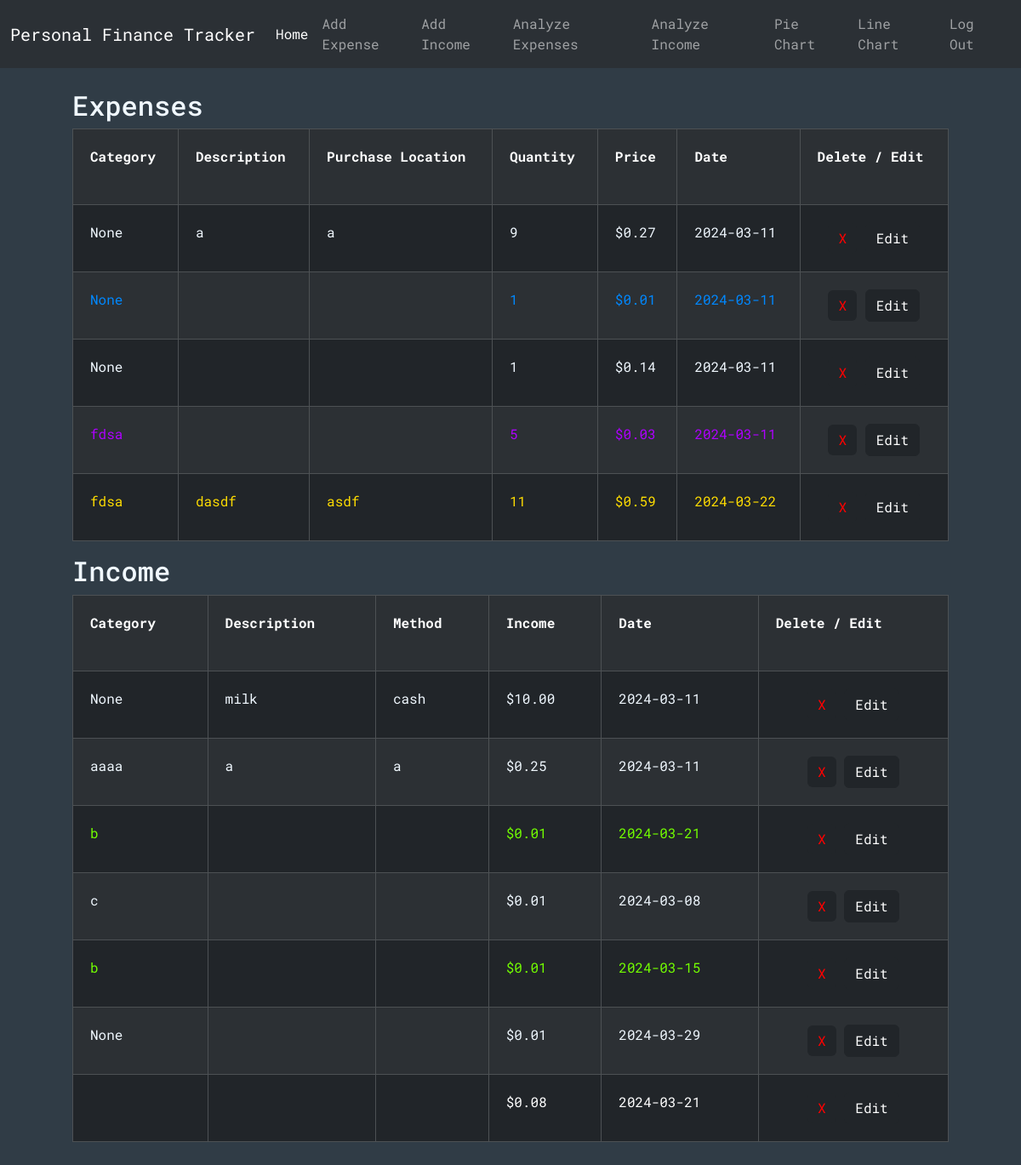
Page / (signed in) on the earlier database version.
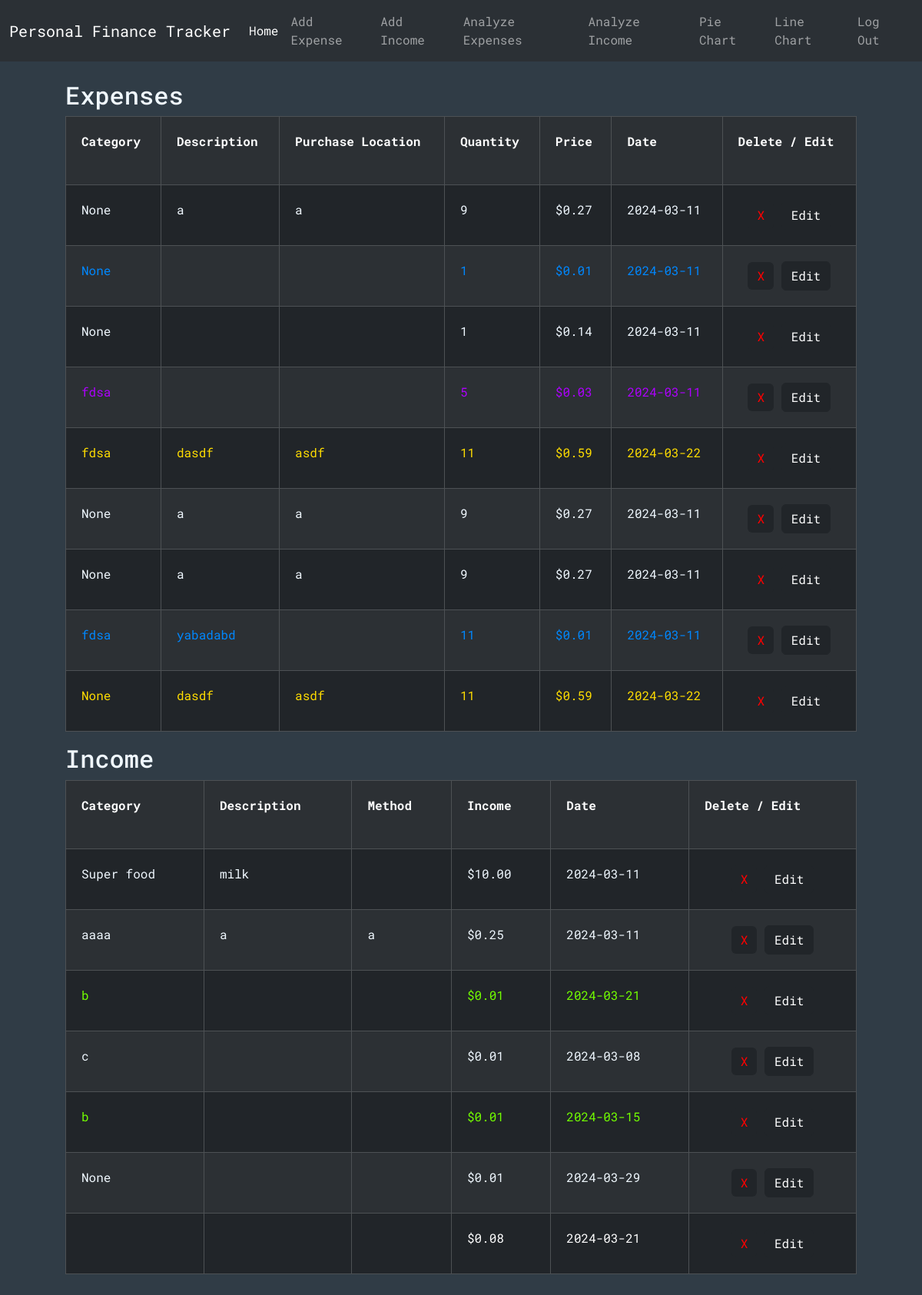
Same page on the later database version.
### tables this page shows
CREATE TABLE expenses (id INTEGER PRIMARY KEY, user_id INTEGER NOT NULL, category TEXT, description TEXT, purchaseLocation TEXT, quantity INTEGER NOT NULL, price NUMERIC NOT NULL, date TEXT NOT NULL, color TEXT, FOREIGN KEY (user_id) REFERENCES users(id));

CREATE TABLE incomes (id INTEGER PRIMARY KEY, user_id INTEGER NOT NULL, category TEXT, description TEXT, method TEXT, income NUMERIC NOT NULL, date TEXT NOT NULL, color TEXT, FOREIGN KEY (user_id) REFERENCES users(id));

### app.py (the view)
@app.route("/")
@login_required
def index():
    conn = get_db_connection()
    exps = conn.execute("SELECT * FROM expenses WHERE user_id = ?", (session["user_id"],)).fetchall()
    inc = conn.execute("SELECT * FROM incomes WHERE user_id = ?", (session["user_id"],)).fetchall()
    conn.close()
    return render_template("index.html", expenses=exps, incomes=inc)

### helpers.py (called while the page is built)
def login_required(f):
    @wraps(f)
    def decorated_function(*args, **kwargs):
        if session.get("user_id") is None:
            return redirect("/login")
        return f(*args, **kwargs)
    return decorated_function

def get_db_connection():
    conn = sqlite3.connect('database.db')
    conn.row_factory = sqlite3.Row
    return conn

### templates/index.html (shortened to what this page needs)
{% extends "layout.html" %} {% block title %}Main{% endblock %}
{% block body %}
<div class="cont center-horizontal" style="max-width: 1300px">
  {% if expenses -%}
  <div>
    <h2>Expenses</h2>
    <div class="table-responsive">
      <table class="table table-dark table-striped table-bordered table-hover">
        <tr>
          <th scope="col">Category</th>
          <th scope="col">Description</th>
          <th scope="col">Purchase Location</th>
          <th scope="col">Quantity</th>
          <th scope="col">Price</th>
          <th scope="col">Date</th>
          <th scope="col">
            Delete / Edit
            <br />
          </th>
        </tr>
        {% for expense in expenses %}
        <tr>
          <td style="color: {{expense['color']}}">{{ expense["category"] }}</td>
          <td style="color: {{expense['color']}}">
            {{ expense["description"] }}
          </td>
          <td style="color: {{expense['color']}}">
            {{ expense["purchaseLocation"] }}
          </td>
          <td style="color: {{expense['color']}}">{{ expense["quantity"] }}</td>
          <td style="color: {{expense['color']}}">
            {{ "$%.2f"| format(expense["price"]) }}
          </td>
          <td style="color: {{expense['color']}}">{{ expense["date"] }}</td>
          <td style="text-align: center">
            <form action="/delete" method="POST" style="display: inline-block">
              <button
                type="submit"
                class="delete-btn btn btn-dark"
                style="color: red; border: 0; text-align: center"
              >
                X
              </button>
            </form>
            <form action="/edit" method="POST" style="display: inline-block">
              <button type="submit" class="delete-btn btn btn-dark">
                Edit
              </button>
            </form>
          </td>
        </tr>
        {% endfor %}
      </table>
    </div>
  </div>
  {% else -%}
  <p>
    You have no expenses to display here. To add an expense go
    <a href="/add-expense">here</a>. In the future, use the links in the
    navigation bar on the top!
  </p>
  {% endif %}
  {% if incomes -%}
  <div>
    <h2>Income</h2>
    <div class="table-responsive">
      <table class="table table-dark table-striped table-bordered table-hover">
        <tr>
          <th scope="col">Category</th>
          <th scope="col">Description</th>
          <th scope="col">Method</th>
          <th scope="col">Income</th>
          <th scope="col">Date</th>
          <th scope="col">
            Delete / Edit
            <br />
          </th>
        </tr>
        {% for income in incomes %}
        <tr>
          <td style="color: {{income['color']}} ">{{ income["category"] }}</td>
          <td style="color: {{income['color']}} ">
            {{ income["description"] }}
          </td>
          <td style="color: {{income['color']}} ">{{ income["method"] }}</td>
          <td style="color: {{income['color']}} ">
            {{ "$%.2f"| format(income["income"]) }}
          </td>
          <td style="color: {{income['color']}}">{{ income["date"] }}</td>
          <td style="text-align: center">
            <form action="/delete" method="POST" style="display: inline-block">
              <button
                type="submit"
                class="delete-btn btn btn-dark"
                style="color: red; border: 0; text-align: center"
              >
                X
              </button>
            </form>
            <form action="/edit" method="POST" style="display: inline-block">
              <button type="submit" class="delete-btn btn btn-dark">
                Edit
              </button>
            </form>
          </td>
        </tr>
        {% endfor %}
      </table>
    </div>
  </div>
  {% else -%}
  <p>
    You have no income to display here. To add income go
    <a href="/add-income">here</a>. In the future, use the links in the
    navigation bar on the top!
  </p>
  {% endif %}
</div>
{%endblock %}

### templates/layout.html (shortened to what this page needs)
{% include "base.html" %}
<nav class="navbar navbar-expand-lg bg-body-tertiary" data-bs-theme="dark">
  <div class="container-fluid">
    <a class="navbar-brand" href="/">Personal Finance Tracker</a>
    <div class="collapse navbar-collapse" id="navbarSupportedContent">
      <div>
        <ul class="navbar-nav">
          <li class="nav-item" style="margin-top: auto; margin-bottom: auto">
            <a class="nav-link active" aria-current="page" href="/">Home</a>
          </li>
          <li class="nav-item">
            <a class="nav-link" href="/add-expense">Add Expense</a>
          </li>
          <li class="nav-item">
            <a class="nav-link" href="/add-income">Add Income</a>
          </li>
          <li class="nav-item">
            <a class="nav-link" href="/analyzeExpenses">Analyze Expenses</a>
          </li>
          <li class="nav-item">
            <a class="nav-link" href="/analyzeIncome">Analyze Income</a>
          </li>
          <li class="nav-item">
            <a class="nav-link" href="/pieChart">Pie Chart</a>
          </li>
          <li class="nav-item">
            <a class="nav-link" href="/lineChart">Line Chart</a>
          </li>
        </ul>
      </div>
      <div class="navbar-nav flex-end right-div">
        <a class="nav-link" href="/login">Log Out</a>
      </div>
    </div>
  </div>
</nav>
{% block body %}{% endblock %}

### templates/base.html (shortened to what this page needs)
<!DOCTYPE html>
<html lang="en">
  <head>
    <link rel="stylesheet" href="../static/styles/CSS.css" />
    <link
      href="https://cdn.jsdelivr.net/npm/bootstrap@5.3.2/dist/css/bootstrap.min.css"
      rel="stylesheet"
    />
    <link
      href="https://netdna.bootstrapcdn.com/font-awesome/3.2.1/css/font-awesome.css"
      rel="stylesheet"
    />
  </head>
  <body id="body">
  </body>
</html>

### static/styles/CSS.css (style rules this page uses)
.cont { display: flex; justify-content: center; padding: 15px; flex-direction: column; color: aliceblue; max-width: 100vw; }
.navbar-nav { z-index: 1000; }
.center-horizontal { margin: 0 auto; width: 90vw; max-width: 1200px; padding: 25px; }
.right-div { margin-left: auto; box-sizing: border-box; }
#body { background-color: rgb(48, 60, 70); font-family: "Roboto Mono", monospace; color: aliceblue; }
tr > * { padding: 20px !important; }

Differences in the rows shown:
added expenses: category "None", description "a", purchaseLocation "a", quantity "9", price "$0.27", date "2024-03-11"
added expenses: category "None", description "a", purchaseLocation "a", quantity "9", price "$0.27", date "2024-03-11"
added expenses: category "fdsa", description "yabadabd", quantity "11", price "$0.01", date "2024-03-11", color "#0088ff" (drawn)
added expenses: category "None", description "dasdf", purchaseLocation "asdf", quantity "11", price "$0.59", date "2024-03-22", color "#ffdd00" (drawn)
changed incomes "milk": category "None" → "Super food"; method "cash" → (not shown)
